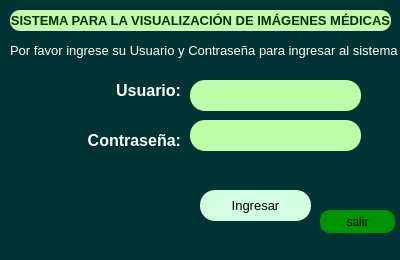
<?xml version="1.0" encoding="UTF-8"?>
<ui version="4.0">
 <class>MainWindow</class>
 <widget class="QMainWindow" name="MainWindow">
  <property name="geometry">
   <rect>
    <x>0</x>
    <y>0</y>
    <width>400</width>
    <height>260</height>
   </rect>
  </property>
  <property name="minimumSize">
   <size>
    <width>400</width>
    <height>260</height>
   </size>
  </property>
  <property name="maximumSize">
   <size>
    <width>400</width>
    <height>260</height>
   </size>
  </property>
  <property name="windowTitle">
   <string>MainWindow</string>
  </property>
  <property name="styleSheet">
   <string notr="true">background-color: rgb(0, 51, 51);</string>
  </property>
  <widget class="QWidget" name="centralwidget">
   <widget class="QLabel" name="label">
    <property name="geometry">
     <rect>
      <x>10</x>
      <y>10</y>
      <width>381</width>
      <height>21</height>
     </rect>
    </property>
    <property name="styleSheet">
     <string notr="true">background-color: rgb(199, 247, 173);
border-radius:  10px;</string>
    </property>
    <property name="text">
     <string>&lt;html&gt;&lt;head/&gt;&lt;body&gt;&lt;p align=&quot;center&quot;&gt;&lt;span style=&quot; font-size:10pt; font-weight:600; color:#003300;&quot;&gt;SISTEMA PARA LA VISUALIZACIÓN DE IMÁGENES MÉDICAS&lt;/span&gt;&lt;/p&gt;&lt;/body&gt;&lt;/html&gt;</string>
    </property>
   </widget>
   <widget class="QLabel" name="label_2">
    <property name="geometry">
     <rect>
      <x>10</x>
      <y>40</y>
      <width>391</width>
      <height>21</height>
     </rect>
    </property>
    <property name="text">
     <string>&lt;html&gt;&lt;head/&gt;&lt;body&gt;&lt;p&gt;&lt;span style=&quot; font-size:10pt; color:#ffffff;&quot;&gt;Por favor ingrese su Usuario y Contraseña para ingresar al sistema&lt;/span&gt;&lt;/p&gt;&lt;/body&gt;&lt;/html&gt;</string>
    </property>
   </widget>
   <widget class="QLabel" name="label_3">
    <property name="geometry">
     <rect>
      <x>110</x>
      <y>80</y>
      <width>71</width>
      <height>21</height>
     </rect>
    </property>
    <property name="text">
     <string>&lt;html&gt;&lt;head/&gt;&lt;body&gt;&lt;p align=&quot;right&quot;&gt;&lt;span style=&quot; font-size:12pt; font-weight:600; color:#ffffff;&quot;&gt;Usuario:&lt;/span&gt;&lt;/p&gt;&lt;/body&gt;&lt;/html&gt;</string>
    </property>
   </widget>
   <widget class="QLabel" name="label_4">
    <property name="geometry">
     <rect>
      <x>70</x>
      <y>130</y>
      <width>111</width>
      <height>21</height>
     </rect>
    </property>
    <property name="text">
     <string>&lt;html&gt;&lt;head/&gt;&lt;body&gt;&lt;p align=&quot;right&quot;&gt;&lt;span style=&quot; font-size:12pt; font-weight:600; color:#ffffff;&quot;&gt;Contraseña:&lt;/span&gt;&lt;/p&gt;&lt;/body&gt;&lt;/html&gt;</string>
    </property>
   </widget>
   <widget class="QLineEdit" name="lineEdit">
    <property name="geometry">
     <rect>
      <x>190</x>
      <y>80</y>
      <width>171</width>
      <height>31</height>
     </rect>
    </property>
    <property name="styleSheet">
     <string notr="true">background-color: rgb(192, 255, 169);
font: 12pt &quot;MS Shell Dlg 2&quot;;
border-radius: 15px;
</string>
    </property>
   </widget>
   <widget class="QPushButton" name="pushButton">
    <property name="geometry">
     <rect>
      <x>200</x>
      <y>190</y>
      <width>111</width>
      <height>31</height>
     </rect>
    </property>
    <property name="font">
     <font>
      <family>MS Shell Dlg 2</family>
      <pointsize>10</pointsize>
      <weight>50</weight>
      <italic>false</italic>
      <bold>false</bold>
     </font>
    </property>
    <property name="styleSheet">
     <string notr="true">background-color: rgb(210, 255, 225);
font: 10pt &quot;MS Shell Dlg 2&quot;;
border-radius: 15px; 
padding: 6px;</string>
    </property>
    <property name="text">
     <string>Ingresar</string>
    </property>
   </widget>
   <widget class="QPushButton" name="pushButton_2">
    <property name="geometry">
     <rect>
      <x>320</x>
      <y>210</y>
      <width>75</width>
      <height>23</height>
     </rect>
    </property>
    <property name="styleSheet">
     <string notr="true">background-color: rgb(210, 255, 225);
background-color: rgb(0, 147, 0);
font: 10pt &quot;MS Shell Dlg 2&quot;;
border-radius: 10px;</string>
    </property>
    <property name="text">
     <string>salir</string>
    </property>
   </widget>
   <widget class="QLineEdit" name="lineEdit_2">
    <property name="geometry">
     <rect>
      <x>190</x>
      <y>120</y>
      <width>171</width>
      <height>31</height>
     </rect>
    </property>
    <property name="styleSheet">
     <string notr="true">background-color: rgb(192, 255, 169);
font: 12pt &quot;MS Shell Dlg 2&quot;;
border-radius: 15px;
</string>
    </property>
    <property name="echoMode">
     <enum>QLineEdit::Password</enum>
    </property>
   </widget>
   <widget class="QLabel" name="label_5">
    <property name="geometry">
     <rect>
      <x>20</x>
      <y>80</y>
      <width>61</width>
      <height>31</height>
     </rect>
    </property>
    <property name="styleSheet">
     <string notr="true">image: url(:/img/1564535_customer_user_userphoto_account_person_icon.png);</string>
    </property>
    <property name="text">
     <string/>
    </property>
   </widget>
   <widget class="QLabel" name="label_6">
    <property name="geometry">
     <rect>
      <x>150</x>
      <y>160</y>
      <width>241</width>
      <height>21</height>
     </rect>
    </property>
    <property name="styleSheet">
     <string notr="true">font: 11pt &quot;MS Shell Dlg 2&quot;;
background-color: rgb(0, 51, 51);
color:red;
border-radius: 8px;</string>
    </property>
    <property name="text">
     <string/>
    </property>
   </widget>
   <widget class="QLabel" name="label_7">
    <property name="geometry">
     <rect>
      <x>30</x>
      <y>120</y>
      <width>41</width>
      <height>31</height>
     </rect>
    </property>
    <property name="styleSheet">
     <string notr="true">border-image: url(:/img/622405_lock_security_password_protect_safety_icon.png);</string>
    </property>
    <property name="text">
     <string/>
    </property>
   </widget>
   <zorder>label_5</zorder>
   <zorder>label</zorder>
   <zorder>label_2</zorder>
   <zorder>label_3</zorder>
   <zorder>label_4</zorder>
   <zorder>lineEdit</zorder>
   <zorder>pushButton</zorder>
   <zorder>pushButton_2</zorder>
   <zorder>lineEdit_2</zorder>
   <zorder>label_6</zorder>
   <zorder>label_7</zorder>
  </widget>
  <widget class="QMenuBar" name="menubar">
   <property name="geometry">
    <rect>
     <x>0</x>
     <y>0</y>
     <width>400</width>
     <height>21</height>
    </rect>
   </property>
  </widget>
  <widget class="QStatusBar" name="statusbar"/>
 </widget>
 <resources>
  <include location="imagenes/imagenes1.qrc"/>
 </resources>
 <connections/>
</ui>
